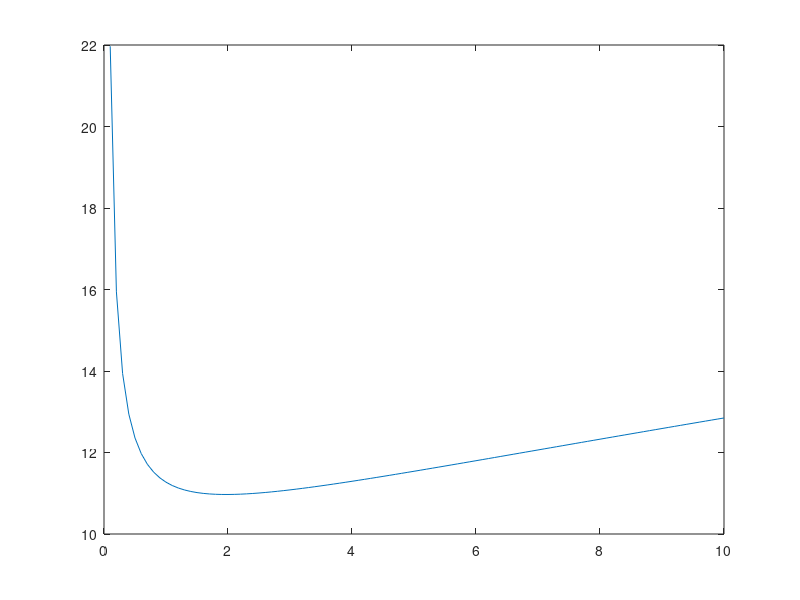

This chart was generated by the following MATLAB code:
clear
clc
close all

H = [1, 0];
N = 10;
r = 10;
P_pred_SMKF = [11.5, 10; 10, 15];
S_x_pred_SMKF = [5, 3; 3, 3];
S_z_pseudo = 0.25;

P = 0.1 : 0.1 : 10;
Omega = zeros(length(P), 1);
for i = 1 : length(P)
    p = P(i);
    K = ( (1 + inv(p) ) * S_x_pred_SMKF * H' + P_pred_SMKF * H') * inv( (1 + inv(p) ) * H * S_x_pred_SMKF * H' + (1 + p) * S_z_pseudo + H * P_pred_SMKF * H' + r / N);
    I = eye(size(K, 1) );
    Omega(i) = trace( (I - K * H) * P_pred_SMKF * (I - K * H)' ) + r / N * trace(K * K') + (1 + inv(p) ) * trace( (I - K * H) * S_x_pred_SMKF * (I - K * H)' ) + (1 + p) * trace(K * S_z_pseudo * K');
end

plot(P, Omega)